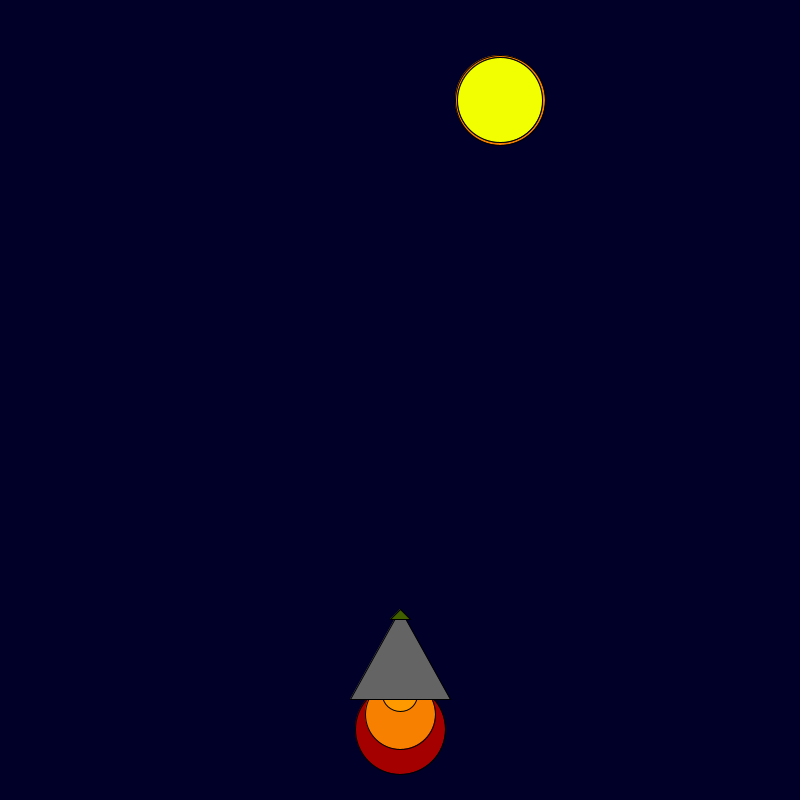
Frame 1 (no input)
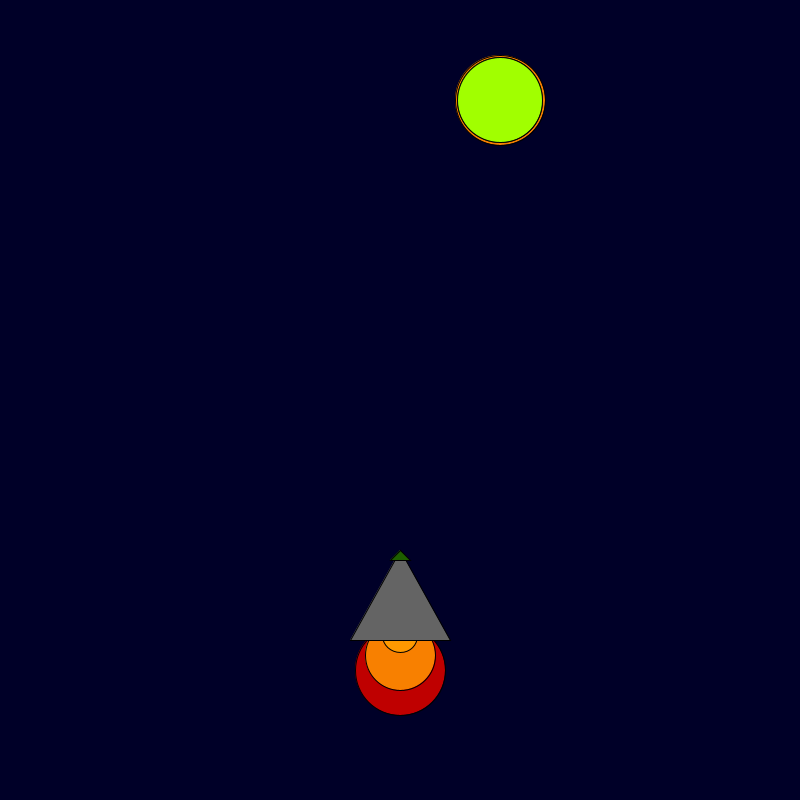
Frame 60 (the mouse pressed at the canvas centre just before this capture)
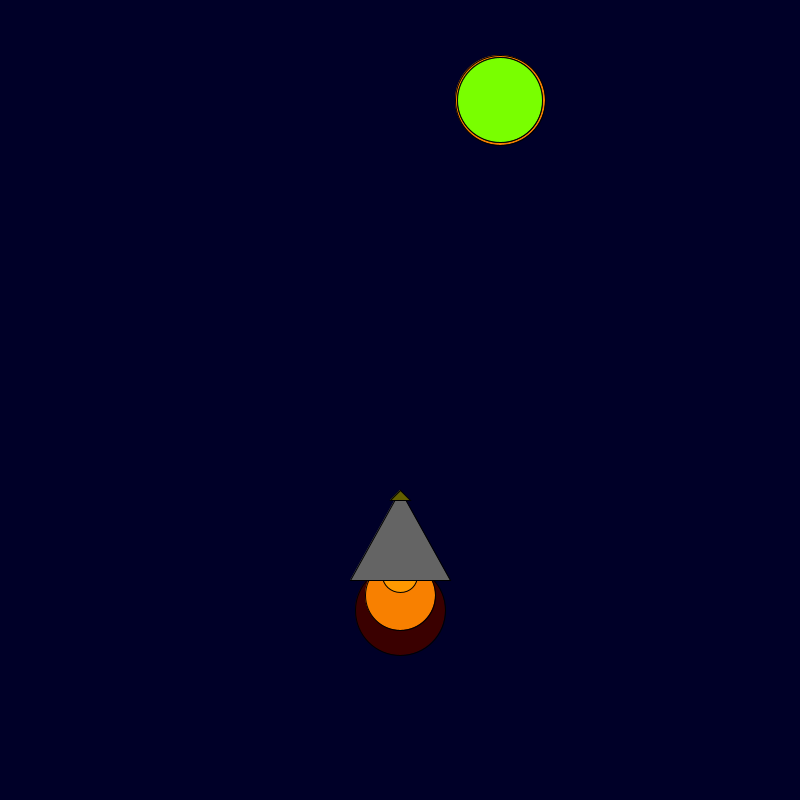
Frame 120 (the mouse held since frame 60 and released just before this capture)

The Processing sketch that drew these frames (run headless with seeded random() and noise(); from frame 60 on, the mouse is pressed at the canvas centre):

// Processing sketch: rocket_ship
// ── rocket_ship.pde
int x = 400; 
int y = 600; 

void setup() {

    background(0, 0, 40); size(800, 800);

}

void draw() 
{
    y=y-1; 
    background(0, 0, 40); size(800, 800);
  fill(random(255), 0, 0);
    ellipse(x, y + 130, 90, 90);
    fill(248, 128, 0);
    ellipse(x, y + 115, 70, 70);
    fill(255, 153, 0);
    ellipse(x, y + 95, 35, 35);
    fill(100, 100, 100);
    triangle(x, y + 10, x + 50, y + 100, x - 50, y + 100);
      fill(248, 128, 0);
     ellipse(500,100,90,90);
     fill(0,0,0);
    ellipse(500,100,85,85);
    fill(random(255), 95, 0);
    triangle(x, y + 10, x + 10, y + 20, x - 10, y + 20);
    fill(random(255), 255, 0);
   ellipse(500,100,85,85);

} 
